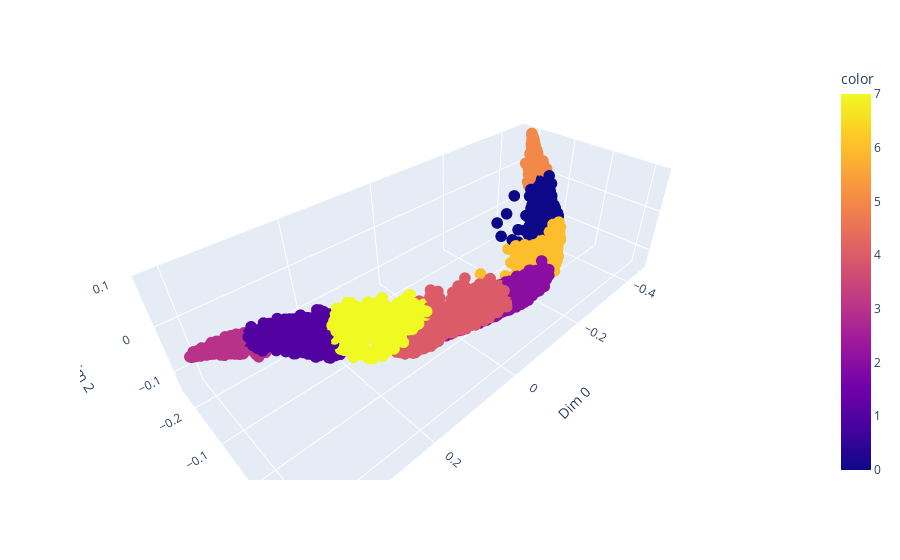

Notebook code cell kept with this figure:
### Code cell
scatter_3d(col_emb,labels=KMeans(n_clusters=8).fit_predict(col_emb))

### Figure 1 — Plotly figure (JSON) as saved in the notebook; plotly's stock layout.template omitted (floating-point values rounded to 4 significant figures; data arrays with more than 128 entries replaced by an {"elided": "..."} marker saying what was removed)
{"data": [{"hovertemplate": "Dim 0=%{x}<br>Dim 1=%{y}<br>Dim 2=%{z}<br>color=%{marker.color}<extra></extra>", "legendgroup": "", "marker": {"color": {"elided": "2428 int values"}, "coloraxis": "coloraxis", "size": 4, "symbol": "circle"}, "mode": "markers", "name": "", "scene": "scene", "showlegend": false, "type": "scatter3d", "x": {"elided": "2428 float values"}, "y": {"elided": "2428 float values"}, "z": {"elided": "2428 float values"}}], "layout": {"coloraxis": {"colorbar": {"title": {"text": "color"}}, "colorscale": [[0, "#0d0887"], [0.1111, "#46039f"], [0.2222, "#7201a8"], [0.3333, "#9c179e"], [0.4444, "#bd3786"], [0.5556, "#d8576b"], [0.6667, "#ed7953"], [0.7778, "#fb9f3a"], [0.8889, "#fdca26"], [1, "#f0f921"]]}, "legend": {"tracegroupgap": 0}, "margin": {"t": 60}, "scene": {"domain": {"x": [0, 1], "y": [0, 1]}, "xaxis": {"title": {"text": "Dim 0"}}, "yaxis": {"title": {"text": "Dim 1"}}, "zaxis": {"title": {"text": "Dim 2"}}}}}
